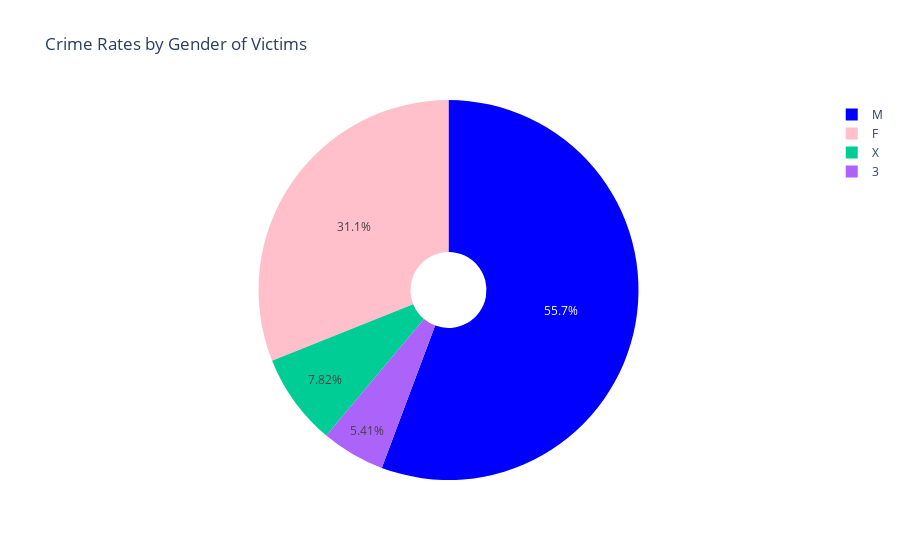

The notebook cell saved with this chart:
### Code cell
#Is there a significant difference in crime rates between male and female victims?
crime_rates = crime_data['Vict_Sex'].value_counts(normalize=True) * 100
fig = px.pie(
crime_rates,
values=crime_rates.values,
names=crime_rates.index,
color=crime_rates.index,
color_discrete_map={'M': 'blue', 'F': 'pink'}, 
hole=0.2,
labels={'index': 'Victim Gender', 'values': 'Crime Rate (%)'},  # Custom labels
title='Crime Rates by Gender of Victims'
)

fig.show()

### Figure 1 — Plotly figure (JSON) as saved in the notebook; plotly's stock layout.template omitted (floating-point values rounded to 4 significant figures)
{"data": [{"customdata": [["M"], ["F"], ["X"], [""]], "domain": {"x": [0, 1], "y": [0, 1]}, "hole": 0.2, "hovertemplate": "Victim Gender=%{customdata[0]}<br>Crime Rate (%)=%{value}<extra></extra>", "labels": ["M", "F", "X", ""], "legendgroup": "", "marker": {"colors": ["blue", "pink", "#00cc96", "#ab63fa"]}, "name": "", "showlegend": true, "type": "pie", "values": [55.71, 31.06, 7.816, 5.411]}], "layout": {"legend": {"tracegroupgap": 0}, "title": {"text": "Crime Rates by Gender of Victims"}}}
